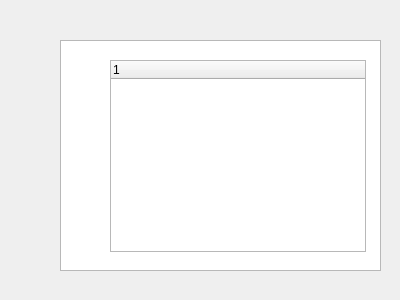
<?xml version="1.0" encoding="UTF-8"?>
<ui version="4.0">
 <class>Widget</class>
 <widget class="QWidget" name="Widget">
  <property name="geometry">
   <rect>
    <x>0</x>
    <y>0</y>
    <width>400</width>
    <height>300</height>
   </rect>
  </property>
  <property name="windowTitle">
   <string>Widget</string>
  </property>
  <widget class="QTreeView" name="treeView">
   <property name="geometry">
    <rect>
     <x>60</x>
     <y>40</y>
     <width>321</width>
     <height>231</height>
    </rect>
   </property>
  </widget>
  <widget class="QTreeWidget" name="treeWidget">
   <property name="geometry">
    <rect>
     <x>110</x>
     <y>60</y>
     <width>256</width>
     <height>192</height>
    </rect>
   </property>
   <column>
    <property name="text">
     <string notr="true">1</string>
    </property>
   </column>
  </widget>
 </widget>
 <layoutdefault spacing="6" margin="11"/>
 <resources/>
 <connections/>
</ui>
